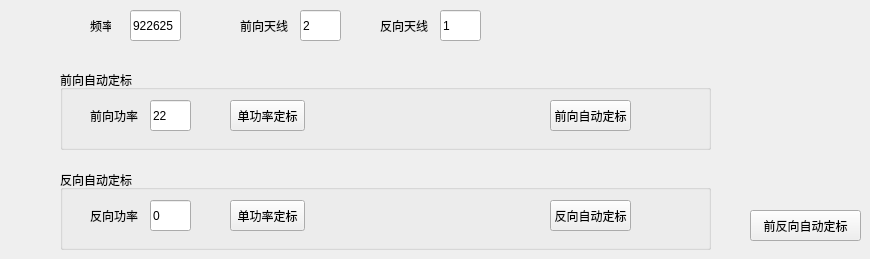
            <widget class="QWidget" name="tab_9">
             <attribute name="title">
              <string>自动定标</string>
             </attribute>
             <widget class="QGroupBox" name="groupBox_32">
              <property name="geometry">
               <rect>
                <x>60</x>
                <y>70</y>
                <width>651</width>
                <height>80</height>
               </rect>
              </property>
              <property name="title">
               <string>前向自动定标</string>
              </property>
              <widget class="QLineEdit" name="power_f">
               <property name="geometry">
                <rect>
                 <x>90</x>
                 <y>30</y>
                 <width>41</width>
                 <height>31</height>
                </rect>
               </property>
               <property name="text">
                <string>22</string>
               </property>
              </widget>
              <widget class="QLabel" name="power_35">
               <property name="geometry">
                <rect>
                 <x>30</x>
                 <y>30</y>
                 <width>51</width>
                 <height>31</height>
                </rect>
               </property>
               <property name="text">
                <string>前向功率</string>
               </property>
              </widget>
              <widget class="QPushButton" name="singlePowerCalibrate_f">
               <property name="geometry">
                <rect>
                 <x>170</x>
                 <y>30</y>
                 <width>75</width>
                 <height>31</height>
                </rect>
               </property>
               <property name="text">
                <string>单功率定标</string>
               </property>
              </widget>
              <widget class="QPushButton" name="autoPowerCalibrate_f">
               <property name="geometry">
                <rect>
                 <x>490</x>
                 <y>30</y>
                 <width>81</width>
                 <height>31</height>
                </rect>
               </property>
               <property name="text">
                <string>前向自动定标</string>
               </property>
              </widget>
             </widget>
             <widget class="QPushButton" name="autoPowerCalibrate_all">
              <property name="geometry">
               <rect>
                <x>750</x>
                <y>210</y>
                <width>111</width>
                <height>31</height>
               </rect>
              </property>
              <property name="text">
               <string>前反向自动定标</string>
              </property>
             </widget>
             <widget class="QLineEdit" name="antenna">
              <property name="geometry">
               <rect>
                <x>300</x>
                <y>10</y>
                <width>41</width>
                <height>31</height>
               </rect>
              </property>
              <property name="text">
               <string>2</string>
              </property>
             </widget>
             <widget class="QLabel" name="power_37">
              <property name="geometry">
               <rect>
                <x>240</x>
                <y>10</y>
                <width>51</width>
                <height>31</height>
               </rect>
              </property>
              <property name="text">
               <string>前向天线</string>
              </property>
             </widget>
             <widget class="QLineEdit" name="frequency">
              <property name="geometry">
               <rect>
                <x>130</x>
                <y>10</y>
                <width>51</width>
                <height>31</height>
               </rect>
              </property>
              <property name="text">
               <string>922625</string>
              </property>
             </widget>
             <widget class="QLabel" name="power_36">
              <property name="geometry">
               <rect>
                <x>90</x>
                <y>10</y>
                <width>21</width>
                <height>31</height>
               </rect>
              </property>
              <property name="text">
               <string>频率</string>
              </property>
             </widget>
             <widget class="QGroupBox" name="groupBox_42">
              <property name="geometry">
               <rect>
                <x>60</x>
                <y>170</y>
                <width>651</width>
                <height>80</height>
               </rect>
              </property>
              <property name="title">
               <string>反向自动定标</string>
              </property>
              <widget class="QLineEdit" name="power_r">
               <property name="geometry">
                <rect>
                 <x>90</x>
                 <y>30</y>
                 <width>41</width>
                 <height>31</height>
                </rect>
               </property>
               <property name="text">
                <string>0</string>
               </property>
              </widget>
              <widget class="QLabel" name="power_62">
               <property name="geometry">
                <rect>
                 <x>30</x>
                 <y>30</y>
                 <width>51</width>
                 <height>31</height>
                </rect>
               </property>
               <property name="text">
                <string>反向功率</string>
               </property>
              </widget>
              <widget class="QPushButton" name="singlePowerCalibrate_r">
               <property name="geometry">
                <rect>
                 <x>170</x>
                 <y>30</y>
                 <width>75</width>
                 <height>31</height>
                </rect>
               </property>
               <property name="text">
                <string>单功率定标</string>
               </property>
              </widget>
              <widget class="QPushButton" name="autoPowerCalibrate_r">
               <property name="geometry">
                <rect>
                 <x>490</x>
                 <y>30</y>
                 <width>81</width>
                 <height>31</height>
                </rect>
               </property>
               <property name="text">
                <string>反向自动定标</string>
               </property>
              </widget>
             </widget>
             <widget class="QLineEdit" name="antenna_r">
              <property name="geometry">
               <rect>
                <x>440</x>
                <y>10</y>
                <width>41</width>
                <height>31</height>
               </rect>
              </property>
              <property name="text">
               <string>1</string>
              </property>
             </widget>
             <widget class="QLabel" name="power_38">
              <property name="geometry">
               <rect>
                <x>380</x>
                <y>10</y>
                <width>51</width>
                <height>31</height>
               </rect>
              </property>
              <property name="text">
               <string>反向天线</string>
              </property>
             </widget>
            </widget>
